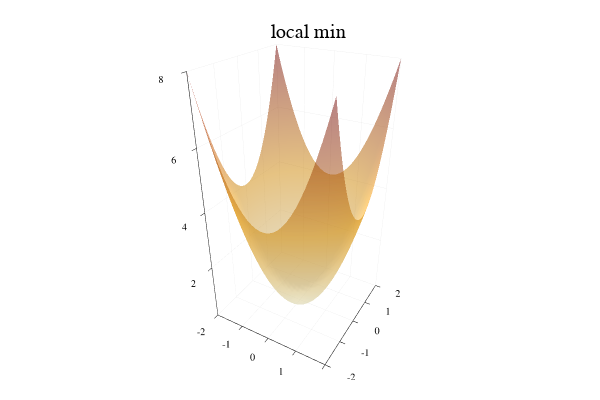

Here is the notebook cell this chart was saved with:
### Code cell
surface(v,v,mini,title="local min",fillalpha=0.7,leg=false,fillcolor=:heat)

### Figure 1 — Plotly figure (JSON) as saved in the notebook; plotly's stock layout.template omitted (floating-point values rounded to 4 significant figures; data arrays with more than 128 entries replaced by an {"elided": "..."} marker saying what was removed)
{"data": [{"colorbar": {"title": ""}, "colorscale": [[0, "rgba(255, 255, 224, 0.700)"], [0.5, "rgba(255, 165, 0, 0.700)"], [1, "rgba(139, 0, 0, 0.700)"]], "name": "y1", "opacity": 0.7, "showlegend": false, "showscale": false, "type": "surface", "x": [-2, -1.862, -1.724, -1.586, -1.448, -1.31, -1.172, -1.034, -0.8966, -0.7586, -0.6207, -0.4828, -0.3448, -0.2069, -0.06897, 0.06897, 0.2069, 0.3448, 0.4828, 0.6207, 0.7586, 0.8966, 1.034, 1.172, 1.31, 1.448, 1.586, 1.724, 1.862, 2], "xaxis": "x1", "y": [-2, -1.862, -1.724, -1.586, -1.448, -1.31, -1.172, -1.034, -0.8966, -0.7586, -0.6207, -0.4828, -0.3448, -0.2069, -0.06897, 0.06897, 0.2069, 0.3448, 0.4828, 0.6207, 0.7586, 0.8966, 1.034, 1.172, 1.31, 1.448, 1.586, 1.724, 1.862, 2], "yaxis": "y1", "z": {"elided": "30x30 float values"}, "zmax": 8, "zmin": 0.009512}], "layout": {"annotations": [{"font": {"color": "rgba(0, 0, 0, 1.000)", "family": "sans-serif", "size": 20}, "rotation": 0, "showarrow": false, "text": "local min", "x": 0.5148, "xanchor": "center", "xref": "paper", "y": 1, "yanchor": "top", "yref": "paper"}], "height": 400, "margin": {"b": 20, "l": 0, "r": 0, "t": 20}, "paper_bgcolor": "rgba(255, 255, 255, 1.000)", "plot_bgcolor": "rgba(255, 255, 255, 1.000)", "scene": {"camera": {"eye": {"x": 1.126, "y": -1.95, "z": 1.3}}, "xaxis": {"anchor": "y1", "domain": [0.03619, 0.9934], "gridcolor": "rgba(0, 0, 0, 0.100)", "gridwidth": 0.5, "linecolor": "rgba(0, 0, 0, 1.000)", "mirror": false, "range": [-2, 2], "showgrid": true, "showline": true, "showticklabels": true, "tickangle": 0, "tickcolor": "rgb(0, 0, 0)", "tickfont": {"color": "rgba(0, 0, 0, 1.000)", "family": "sans-serif", "size": 11}, "tickmode": "array", "ticks": "inside", "ticktext": ["-2", "-1", "0", "1", "2"], "tickvals": [-2, -1, 0, 1, 2], "title": "", "titlefont": {"color": "rgba(0, 0, 0, 1.000)", "family": "sans-serif", "size": 15}, "type": "-", "visible": true, "zeroline": false, "zerolinecolor": "rgba(0, 0, 0, 1.000)"}, "yaxis": {"anchor": "x1", "domain": [0.03762, 0.9415], "gridcolor": "rgba(0, 0, 0, 0.100)", "gridwidth": 0.5, "linecolor": "rgba(0, 0, 0, 1.000)", "mirror": false, "range": [-2, 2], "showgrid": true, "showline": true, "showticklabels": true, "tickangle": 0, "tickcolor": "rgb(0, 0, 0)", "tickfont": {"color": "rgba(0, 0, 0, 1.000)", "family": "sans-serif", "size": 11}, "tickmode": "array", "ticks": "inside", "ticktext": ["-2", "-1", "0", "1", "2"], "tickvals": [-2, -1, 0, 1, 2], "title": "", "titlefont": {"color": "rgba(0, 0, 0, 1.000)", "family": "sans-serif", "size": 15}, "type": "-", "visible": true, "zeroline": false, "zerolinecolor": "rgba(0, 0, 0, 1.000)"}, "zaxis": {"gridcolor": "rgba(0, 0, 0, 0.100)", "gridwidth": 0.5, "linecolor": "rgba(0, 0, 0, 1.000)", "mirror": false, "range": [0.009512, 8], "showgrid": true, "showline": true, "showticklabels": true, "tickangle": 0, "tickcolor": "rgb(0, 0, 0)", "tickfont": {"color": "rgba(0, 0, 0, 1.000)", "family": "sans-serif", "size": 11}, "tickmode": "array", "ticks": "inside", "ticktext": ["2", "4", "6", "8"], "tickvals": [2, 4, 6, 8], "title": "", "titlefont": {"color": "rgba(0, 0, 0, 1.000)", "family": "sans-serif", "size": 15}, "type": "-", "visible": true, "zeroline": false, "zerolinecolor": "rgba(0, 0, 0, 1.000)"}}, "showlegend": false, "width": 600}}
